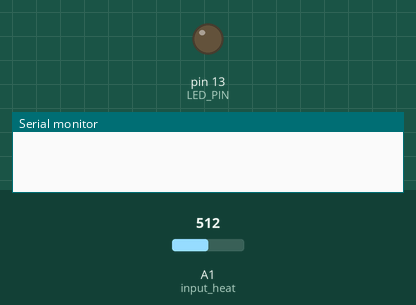
A sketch run on a simulated Arduino Uno, built with avr-gcc and run on an emulated ATmega328P. Parts: output pins drawn as LEDs (lit = HIGH), the last lines printed to the serial monitor. Dashed ring = blinking. The inputs (shaded band) are chosen by the test bench; at power-on: A1 (input_heat) = 512. No radio packets arrive unless stated.

Above: at 1.2 s.
1.3 s: A1 (input_heat) set to 523
At 1.55 s:
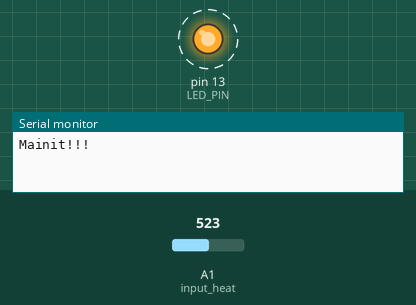
4.3 s: A1 (input_heat) set to 511
At 4.3 s:
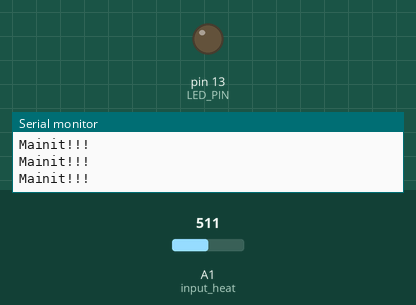
5.8 s: A1 (input_heat) set to 716
At 6.05 s:
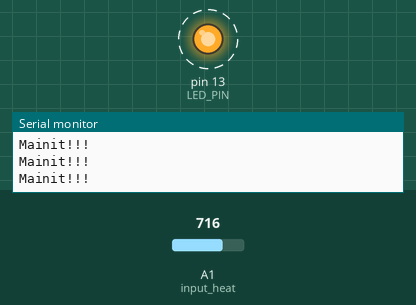
8.8 s: A1 (input_heat) set to 502
Timing chart, 0 to 11.3 s (numbered marks = the images above; inputs shaded):
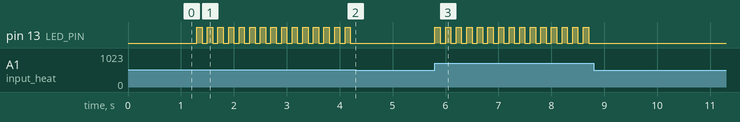

The sketch:

transmitter.ino
```cpp
#include <SPI.h>
#include <nRF24L01.h>
#include <RF24.h>

const int LED_PIN = 13;
const int input_heat = A1;

RF24 radio(9, 10);
const byte address[6] = "00001";

void setup() {
  Serial.begin(9600);
  radio.begin();
  radio.openWritingPipe(address);
  radio.setPALevel(RF24_PA_MIN);
  radio.stopListening();

  pinMode(input_heat, INPUT);
  pinMode(LED_PIN, OUTPUT);
}

void loop() {
  int heatValue = analogRead(input_heat);

  if (heatValue > 512) {
    digitalWrite(LED_PIN, HIGH);
    delay(100);
    digitalWrite(LED_PIN, LOW);
    delay(100);
    Serial.println("Mainit!!!");
  }
}
```

Measured:
- the behaviour switches between 512 and 513 on A1 (input_heat) (found by bisection; images 0 and 1)
- after the input at 1.3 s, pin 13 (LED_PIN): alternates HIGH for 0.10 s and LOW for 0.10 s, starting at once
- after the input at 4.3 s, pin 13 (LED_PIN): stops changing and stays LOW
- after the input at 5.8 s, pin 13 (LED_PIN): alternates HIGH for 0.10 s and LOW for 0.10 s, starting at once
- after the input at 8.8 s, pin 13 (LED_PIN): stops changing and stays LOW
